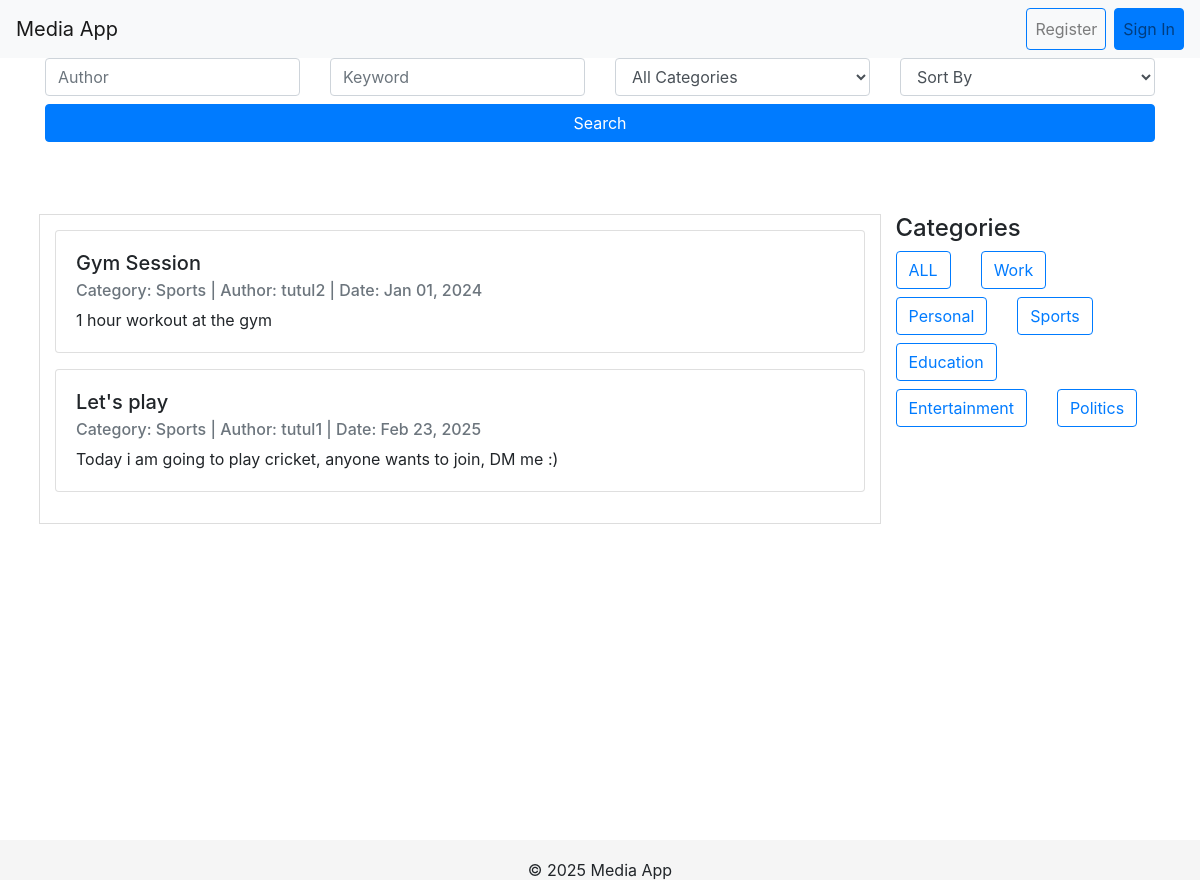
The app's page /category/Sports/ with its own data.
### mediaApp/models.py (models this page shows, shortened)
class Post(models.Model):
    title = models.CharField(max_length=200)
    description = models.TextField(blank=True)
    category = models.ForeignKey(Category, on_delete=models.CASCADE, related_name='tasks')
    created_at = models.DateTimeField(auto_now_add=True)
    updated_at = models.DateTimeField(auto_now=True)
    user = models.ForeignKey(User, on_delete=models.CASCADE, related_name='tasks')

class Category(models.Model):
    name = models.CharField(max_length=100)
    description = models.TextField(blank=True)
    created_at = models.DateTimeField(auto_now_add=True)
    updated_at = models.DateTimeField(auto_now=True)
    class Meta:
        verbose_name_plural = "Categories"

### mediaApp/views.py (the view)
# urls.py: path('category/<str:category_name>/', views.category_posts, name = "category_posts"),
def category_posts(request, category_name):
    category = get_object_or_404(Category, name=category_name)
    posts = Post.objects.filter(category=category)
    categories = Category.objects.all()
    author = request.GET.get('author', '')
    if author:
        posts = posts.filter(user__username__icontains=author)
    keyword = request.GET.get('keyword', '')
    if keyword:
        posts = posts.filter(title__icontains=keyword) | posts.filter(description__icontains=keyword)
    sort_by = request.GET.get('sort_by', '')
    if sort_by == 'newest':
        posts = posts.order_by('-created_at')
    elif sort_by == 'oldest':
        posts = posts.order_by('created_at')
    return render(request, 'mediaApp/home.html', {'posts': posts, 'categories': categories, 'selected_category': category_name})

### mediaApp/templates/mediaApp/home.html (shortened to what this page needs)
<!DOCTYPE html>
<html lang="en">
<head>
    <link rel="stylesheet" href="https://stackpath.bootstrapcdn.com/bootstrap/4.5.2/css/bootstrap.min.css">
    <link rel="stylesheet" href="https://cdn.jsdelivr.net/npm/bootstrap-icons@1.7.2/font/bootstrap-icons.css">
</head>
<body>
    <nav class="navbar navbar-expand-lg navbar-light bg-light">
        <a class="navbar-brand" href="{% url 'home' %}">Media App</a>
        <div class="collapse navbar-collapse" id="navbarNav">
            <ul class="navbar-nav ml-auto">
                {% if user.is_authenticated %}
                    <li class="nav-item dropdown">
                        <a class="nav-link dropdown-toggle" href="#" id="profileDropdown" role="button" data-toggle="dropdown" aria-haspopup="true" aria-expanded="false">
                            {{ user }}
                        </a>
                        <div class="dropdown-menu dropdown-menu-right" aria-labelledby="profileDropdown">
                            <a class="dropdown-item" href="{% url 'logout' %}">Logout</a>
                            <a class="dropdown-item" href="{% url 'profile_post' %}">My posts</a>
                        </div>
                    </li>
                {% else %}
                    <li class="nav-item">
                        <a class="nav-link btn btn-outline-primary mr-2" href="{% url 'register' %}">Register</a>
                    </li>
                    <li class="nav-item">
                        <a class="nav-link btn btn-primary" href="{% url 'login' %}">Sign In</a>
                    </li>
                {% endif %}
            </ul>
        </div>
    </nav>
    <div class="container mb-4">
        <form method="GET" action="{% url 'home' %}">
            <div class="row">
                <div class="col-md-3">
                    <input type="text" name="author" class="form-control" placeholder="Author" value="{{ request.GET.author }}">
                </div>
                <div class="col-md-3">
                    <input type="text" name="keyword" class="form-control" placeholder="Keyword" value="{{ request.GET.keyword }}">
                </div>
                <div class="col-md-3">
                    <select name="category" class="form-control">
                        <option value="">All Categories</option>
                    </select>
                </div>
                <div class="col-md-3">
                    <select name="sort_by" class="form-control">
                        <option value="">Sort By</option>
                    </select>
                </div>
                <div class="col-md-12 mt-2">
                    <button type="submit" class="btn btn-primary w-100">Search</button>
                </div>
            </div>
        </form>
    </div>
    <div class="container px-4 py-5">
        <div class="row">
            <div class="blog-card col-md-9">
                {% if posts %}
                    {% for post in posts %}
                        <div class="card mb-3">
                            <div class="card-body">
                                <h5 class="card-title">{{ post.title }}</h5>
                                <h6 class="card-subtitle mb-2 text-muted">
                                    Category: {{ post.category.name }} | Author: {{ post.user }} | Date: {{ post.created_at|date:"M d, Y" }}
                                </h6>
                                <p class="card-text">{{ post.description }}</p>
                            </div>
                        </div>
                    {% endfor %}
                {% else %}
                    <p class="text-center text-muted">No posts are available matching your criteria.</p>
                {% endif %}
            </div>
            <div class="col-md-3">
                <h4>Categories</h4>
                <div class="row">
                    <div class="col-auto mb-2"><a href="{% url 'home' %}" class="btn btn-outline-primary">ALL</a></div>
                    {% for category in categories %}
                        <div class="col-auto mb-2"><a href="{% url 'category_posts' category.name %}" class="btn btn-outline-primary">{{category.name}}</a></div>
                    {% endfor %}
                </div>
            </div>
        </div>
    </div>
    {% include "mediaApp/footer.html" %}
</body>
</html>

### mediaApp/templates/mediaApp/home.html (style rules this page uses)
html { position: relative; min-height: 100%; }
body { margin-bottom: 60px; }
.navbar { position: sticky; top: 0; z-index: 1000; background-color: #f8f9fa; }
.blog-card { max-height: 90vh; overflow-y: auto; border: 1px solid #ddd; padding: 15px; margin-bottom: 20px; }

### records on screen
Post: title "Gym Session", category.name "Sports", user "tutul2", created_at "Jan 01, 2024", description "1 hour workout at the gym"
Post: title "Let's play", category.name "Sports", user "tutul1", created_at "Feb 23, 2025", description "Today i am going to play cricket, anyone wants to join, DM me :)"
Category: name "Work"
Category: name "Personal"
Category: name "Sports"
Category: name "Education"
Category: name "Entertainment"
Category: name "Politics"
